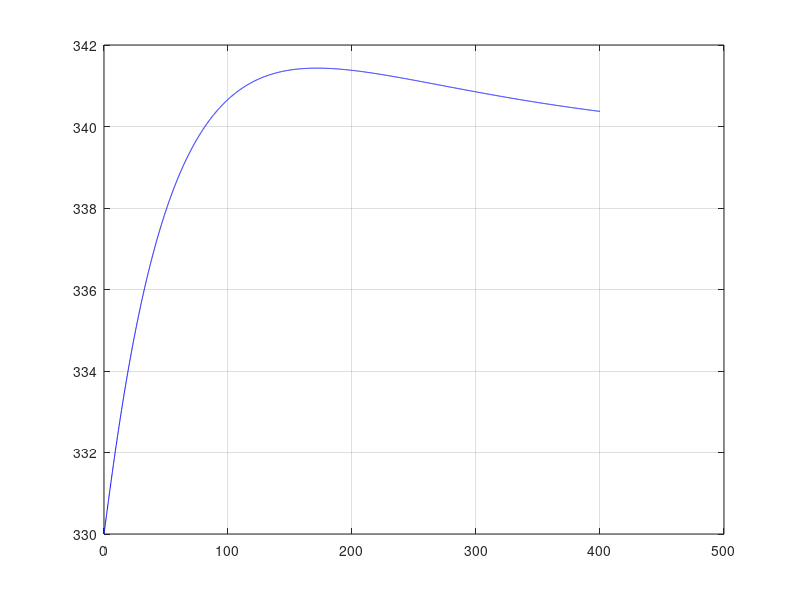

MATLAB code to generate this figure:
clear;
clc;
close all;

%Iteration and Steps
h = 0.1;
N = 400/h;


%Initial Values
Vr = 2; % M3
na = zeros(1,N);
nb = zeros(1,N);
nc = zeros(1,N);
nd = zeros(1,N);
ne = zeros(1,N);
Tr = zeros(1,N);
K1 = zeros(1,N);
K2 = zeros(1,N);
t = zeros(1,N);
r1 = zeros(1,N);
r2 = zeros(1,N);

%Given Parameters
na(1)= 1000; nb(1) = 900; nc(1) = 150; nd(1) = 20; ne(1) = 0; Tr(1) = 330;
Kref = [5e-5 2e-6];
Ea = [42500 44500];
Dh = [-85000 -80000];
rho_m = 1100; %Kg/m3
Cpm = 4000; %(J/(Kg K))
U = 5000; %(J/(s m2 K))
A = 20; %m2
fluid_T = 340; %K
R = 8314; % (J/mol K) 

dTdt = @(~, Qr, Qe) (Qr - Qe)/(rho_m * Cpm);
dnadt = @(r1, r2) Vr - r1 - r2;
dnbdt = @(r1, r2) Vr - r1;
dncdt = @(r1, r2) Vr + r1 - 2*r2;
dnddt = @(r1, r2) Vr + r2;
dnedt = @(r1, r2) Vr + r2;


for n = 1:N
    t(n+1) = t(n) + h;

    K1(n) = Kref(1) * exp((Ea(1)/R) * ((1/323)-(1/Tr(n))));
    K2(n) = Kref(2) * exp((Ea(2)/R) * ((1/323)-(1/Tr(n))));

    r1(n) = K1(n) * (na(n)/Vr) * (nb(n)/Vr);
    r2(n) = K2(n) * (na(n)/Vr) * (nc(n)/Vr)^2;

    Qe(n) = U * A * (Tr(n) - fluid_T)/Vr;
    Qr(n) = -(r1(n) * Dh(1)) + (r2(n) * Dh(2));

    K1T_ = h * dTdt(t(n),Qr(n), Qe(n));
    k1a_ = h * dnadt(r1(n),r2(n));
    k1b_ = h * dnbdt(r1(n), r2(n));
    k1c_ = h * dncdt(r1(n), r2(n));
    k1d_ = h * dnddt(r1(n), r2(n));
    k1e_ = h * dnedt(r1(n), r2(n));

    K2T_ = h * dTdt(t(n) + h/2, Qr(n) + h/2, Qe(n) + h/2);
    k2a_ = h * dnadt(r1(n) + k1a_/2, r2(n) + k1b_/2);
    k2b_ = h * dnbdt(r1(n) + k1a_/2, r2(n) + k1b_/2);
    k2c_ = h * dncdt(r1(n) + k1a_/2, r2(n) + k1b_/2);
    k2d_ = h * dnddt(r1(n) + k1a_/2, r2(n) + k1b_/2);
    k2e_ = h * dnedt(r1(n) + k1a_/2, r2(n) + k1b_/2);

    K3T_ = h * dTdt(t(n) + h/2, Qr(n) + h/2, Qe(n) + h/2);
    k3a_ = h * dnadt(r1(n) + k2a_/2, r2(n) + k2b_/2);
    k3b_ = h * dnadt(r1(n) + k2a_/2, r2(n) + k2b_/2);
    k3c_ = h * dnadt(r1(n) + k2a_/2, r2(n) + k2b_/2);
    k3d_ = h * dnadt(r1(n) + k2a_/2, r2(n) + k2b_/2);
    k3e_ = h * dnadt(r1(n) + k2a_/2, r2(n) + k2b_/2);

    K4T_ = h * dTdt(t(n) + h/2, Qr(n) + h, Qe(n) + h);
    k4a_ = h * dnadt(r1(n) + k3a_, r2(n) + k3b_);
    k4b_ = h * dnadt(r1(n) + k3a_, r2(n) + k3b_);
    k4c_ = h * dnadt(r1(n) + k3a_, r2(n) + k3b_);
    k4d_ = h * dnadt(r1(n) + k3a_, r2(n) + k3b_);
    k4e_ = h * dnadt(r1(n) + k3a_, r2(n) + k3b_);

    %Update Tr
    Tr(n+1) = Tr(n) + ((1/6)*( K1T_ + 2*K2T_ + 2*K3T_ + K4T_ ));
    na(n+1) = na(n) + ((1/6)*( k1a_ + 2*k2a_ + 2*k3a_ + k4a_ ));
    nb(n+1) = nb(n) + ((1/6)*( k1b_ + 2*k2b_ + 2*k3b_ + k4b_ ));
    nc(n+1) = nc(n) + ((1/6)*( k1c_ + 2*k2c_ + 2*k3c_ + k4c_ ));
    nd(n+1) = nd(n) + ((1/6)*( k1d_ + 2*k2d_ + 2*k3d_ + k4d_ ));
    ne(n+1) = ne(n) + ((1/6)*( k1e_ + 2*k2e_ + 2*k3e_ + k4e_ ));

end
 plot(t, Tr, 'b');
 grid on;
